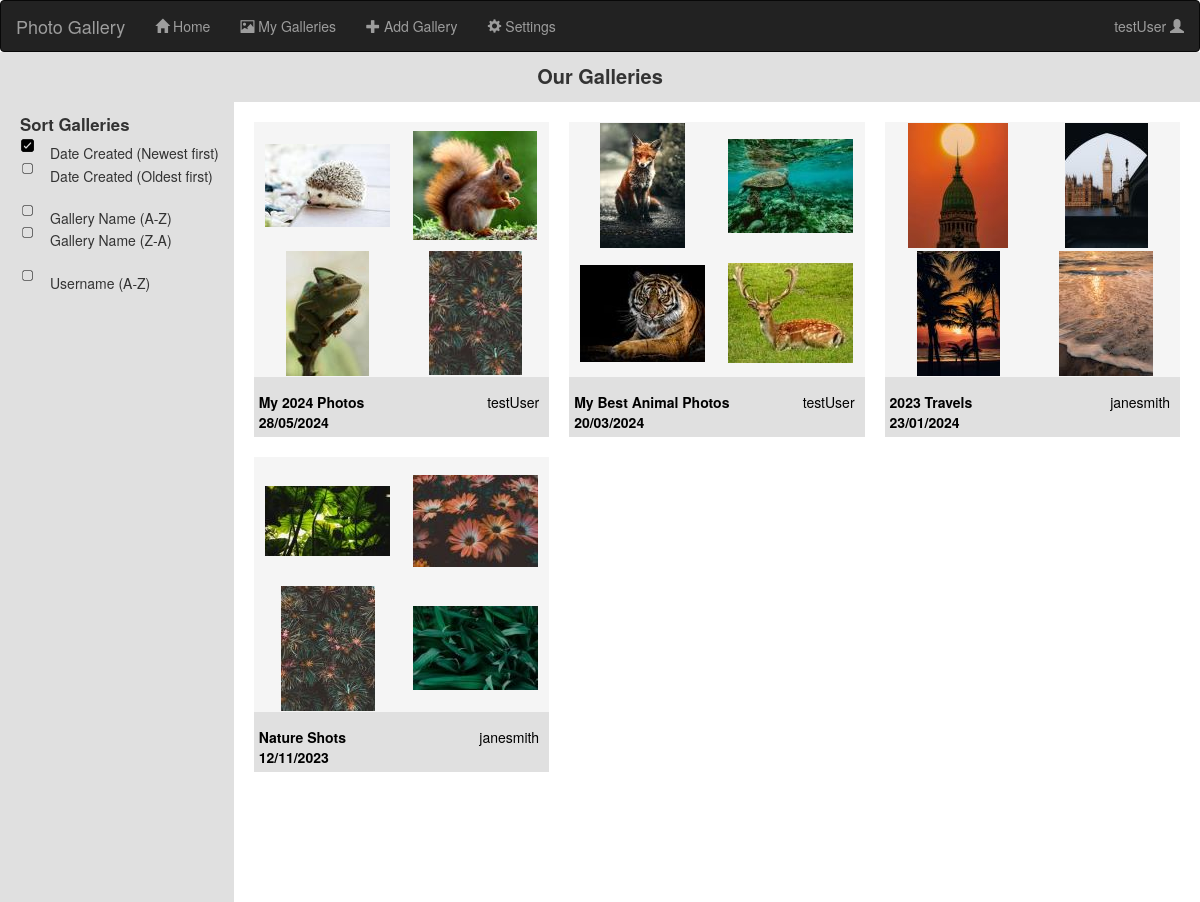
The page / (signed in) on the database its author committed.
### app.py (models this page shows, shortened)
class User(UserMixin, db.Model):
    __tablename__ = 'users'
    __bind_key__ = 'users'
    id = db.Column(db.Integer, primary_key = True)
    fname = db.Column(db.String(32))
    lname = db.Column(db.String(32))
    email = db.Column(db.String(300), unique = True)
    username = db.Column(db.String(24))
    passwordHash = db.Column(db.String(128))
    galleries = db.relationship('Gallery', backref='user')

class Photo(db.Model):
    __tablename__ = 'photos'
    __bind_key__ = 'photos'
    id = db.Column(db.Integer, primary_key=True)
    galleryId = db.Column(db.Integer, db.ForeignKey(Gallery.id))
    photoURL = db.Column(db.String(32))
    thumbnailURL = db.Column(db.String(32))

class Gallery(db.Model):
    __tablename__ = 'galleries'
    id = db.Column(db.Integer, primary_key=True)
    userId = db.Column(db.Integer, db.ForeignKey(User.id))
    numPhotos = db.Column(db.Integer)
    title = db.Column(db.String(40))
    dateCreated = db.Column(db.Date)
    dateLastEdited = db.Column(db.Date)
    description = db.Column(db.Text)
    photos = db.relationship('Photo', backref='gallery')

### app.py (the view)
@app.route("/")
def homePage():
    sortVar = request.args.get("sortGalls", "name")
    sortedGalls = galleries.copy()
    if sortVar == "DateNtoO":
        sortedGalls = dict(sorted(sortedGalls.items(), key=lambda item: item[1]['dateCreated'], reverse = True))
    elif sortVar == "DateOtoN":
        sortedGalls = dict(sorted(sortedGalls.items(), key=lambda item: item[1]['dateCreated']))
    elif sortVar == "AlphaAtoZ":
        sortedGalls = dict(sorted(sortedGalls.items(), key=lambda item: item[1]['title'].lower()))
    elif sortVar == "AlphaZtoA":
        sortedGalls = dict(sorted(sortedGalls.items(), key=lambda item: item[1]['title'].lower(), reverse = True))
    elif sortVar == "username":
        sortedGalls = dict(sorted(sortedGalls.items(), key=lambda item: users[item[1]['userId']]['username']))
    else:
        sortedGalls = dict(sorted(sortedGalls.items(), key=lambda item: item[1]['dateCreated'], reverse= True))
    print(sortedGalls)
    return render_template('index.html', galleries = sortedGalls, photos = photos, users = users, loggedIn = isLoggedIn(), username = getCurrentUsername())

### app.py (called while the page is built)
@lm.user_loader
def loadUser(id):
    return User.query.get(int(id))

def getCurrentUsername():
    currentUserID = session.get("userId", None)
    currentUsername = None
    if currentUserID != None:
        currentUsername = loadUser(currentUserID).username
    return currentUsername

def isLoggedIn():
    if 'loggedIn' not in session:
        session['loggedIn'] = False
        session.modified = True
    return session['loggedIn']

### templates/index.html (shortened to what this page needs)
{% extends "base.html" %}
{% block content %}
    <div class = "pageTitle">
        Our Galleries
    </div>
    <div id = "sidebar">
        <div id = "sidebarTitle">
            Sort Galleries
        </div>
        <form action="{{ url_for('homePage') }}" method = "GET" id = "sidebarForm">
            <label for = "DateNtoO" class = "sortGallsLabel">Date Created (Newest first)</label>
            <br><input type = "radio" id = "DateOtoN" name = "sortGalls" value = "DateOtoN" onchange="this.form.submit()"  {{ 'checked' if request.args.get('sortGalls') == 'DateOtoN' else '' }}>
            <label for = "DateOtoN" class = "sortGallsLabel">Date Created (Oldest first)</label>
            <br>
            <br><input type = "radio" id = "AlphaAtoZ" name = "sortGalls" value = "AlphaAtoZ" onchange="this.form.submit()"  {{ 'checked' if request.args.get('sortGalls') == 'AlphaAtoZ' else '' }}>
            <label for = "AlphaAtoZ" class = "sortGallsLabel">Gallery Name (A-Z)</label>
            <br><input type = "radio" id = "AlphaZtoA" name = "sortGalls" value = "AlphaZtoA" onchange="this.form.submit()"  {{ 'checked' if request.args.get('sortGalls') == 'AlphaZtoA' else '' }}>
            <label for = "AlphaZtoA" class = "sortGallsLabel">Gallery Name (Z-A)</label>
            <br>
            <br><input type = "radio" id = "username" name = "sortGalls" value = "username" onchange="this.form.submit()"  {{ 'checked' if request.args.get('sortGalls') == 'username' else '' }}>
            <label for = "username" class = "sortGallsLabel">Username (A-Z)</label>
        </form>
    </div>
    <div id = "galleries">
    {% for key in galleries %}
        {% set gallery = galleries[key] %}
        {% set numPhotos = gallery['numPhotos'] %}
        {% set photosList = gallery['photos'] %}
        <div class = "galleryPreview">
            <a href = "{{ url_for('viewGallery', galleryID = gallery['id'])}}">
                <div class = "photosPreview">
                    {% for i in range(4) %}
                        <div class = "thumbnailPhoto">
                            {% set photoURL = photos[photosList[(i%numPhotos)]]['thumbnailURL'] %}
                            <img src="{{photoURL}}">
                        </div>
                    {% endfor %}
                </div>
                <div class = "previewDetails">
                    <div class = "previewTitleDate">
                        {{gallery['title']}}
                        <br>
                        {{gallery['dateCreated'].strftime('%d/%m/%Y')}}
                    </div>
                    <div class = "previewUser">
                        {{users[gallery['userId']]['username']}}
                    </div>
                </div>
            </a>
        </div>
    {% endfor %}
    </div>
{% endblock %}

### templates/base.html (shortened to what this page needs)
{% extends "bootstrap/base.html" %}
{% block head %}
    <link rel = "stylesheet" href = "../static/style.css">
    <link rel="stylesheet" href="https://cdn.jsdelivr.net/npm/bootstrap@3.3.7/dist/css/bootstrap.min.css">
{% endblock %}
{% block body %}
<nav class="navbar navbar-inverse" id = "navbar">
    <div class="container-fluid">
        <div class="navbar-header">
            <a class="navbar-brand" href="#">Photo Gallery</a>
        </div>
        <ul class="nav navbar-nav">
            <li><a href="{{ url_for('homePage') }}"><span class="glyphicon glyphicon-home"></span> Home</a></li>
            <li><a href="{{ url_for('myGalleries') }}"><span class="glyphicon glyphicon-picture"></span> My Galleries</a></li>
            <li><a href="{{ url_for('addGallery') }}"><span class="glyphicon glyphicon-plus"></span> Add Gallery</a></li>
            <li><a href="{{ url_for('settings') }}"><span class="glyphicon glyphicon-cog"></span> Settings</a></li>
        </ul>
        <ul class="nav navbar-nav navbar-right">
            {% if loggedIn == False %}
                <li><a href="{{ url_for('register') }}"><span class="glyphicon glyphicon-user"></span> Sign Up</a></li>
                <li><a href="{{ url_for('login') }}"><span class="glyphicon glyphicon-log-in"></span> Login</a></li>
            {% elif loggedIn == True %}
                <li onmouseenter="showPopup()" onmouseleave="hidePopup()"><a href="#">{{username}} <span class="glyphicon glyphicon-user"></span></a></li>
            {% endif %}
        </ul>
    </div>
</nav>
    {% block content %}{% endblock %}
{% endblock %}

### static/style.css (style rules this page uses)
:root { --lightBackground: #F5F5F5; --darkBackground: #E0E0E0; }
#navbar { margin-bottom: 0; }
.pageTitle { margin: auto; font-size: 20px; background-color: var(--darkBackground); text-align: center; font-weight: bold; height: 50px; padding-top: 10px; }
#galleries { display:grid; grid-gap: 20px; grid-template-columns: repeat(auto-fit, minmax(250px, 1fr)); padding: 20px; width: minmax(80%, calc(100%-250px)) }
.galleryPreview { background-color: var(--darkBackground); }
.photosPreview { display: grid; grid-template-rows: repeat(2, 1fr); grid-template-columns: repeat(2, minmax(125px, 1fr)); grid-auto-columns: auto auto; place-items: center; margin: auto; margin-bottom: 10px; height: 255px; background-color: var(--lightBackground); }
.previewTitleDate { float:left; font-weight: bold; padding: 5px; }
.previewUser { float: right; padding: 5px; padding-right: 10px; }
.previewDetails { color: black; margin-bottom: 50px; }
#sidebar { width: minmax(250px, 15%); background-color: var(--darkBackground); float: left; padding: 10px; padding-left: 20px; height: 100vh; }
#sidebarTitle { font-weight: bold; font-size: 1.2em; }
.sortGallsLabel { font-weight: normal; }
#sidebarForm label { padding-bottom: 10px; }
#sidebar input[type="radio"] + label { background-image: url('unchecked.png'); height: 15px; display: inline-block; padding: 5px; padding-left: 30px; vertical-align: middle; background-size: contain; background-repeat: no-repeat; }
#sidebar input[type="radio"]:checked + label { background-image: url('checked.png'); vertical-align: middle; height: 15px; }

### rows shown on the page
User: username "testUser", username "testUser" "testUser"
Photo: thumbnailURL (picture)
Photo: thumbnailURL (picture)
Photo: thumbnailURL (picture)
Photo: thumbnailURL (picture)
Gallery: title "My 2024 Photos", dateCreated "28/05/2024"
Photo: thumbnailURL (picture)
Photo: thumbnailURL (picture)
Photo: thumbnailURL (picture)
Photo: thumbnailURL (picture)
Gallery: title "My Best Animal Photos", dateCreated "20/03/2024"
Photo: thumbnailURL (picture)
Photo: thumbnailURL (picture)
Photo: thumbnailURL (picture)
Photo: thumbnailURL (picture)
Gallery: title "2023 Travels", dateCreated "23/01/2024"
User: username "janesmith" "janesmith"
Photo: thumbnailURL (picture)
Photo: thumbnailURL (picture)
Photo: thumbnailURL (picture)
Photo: thumbnailURL (picture)
Gallery: title "Nature Shots", dateCreated "12/11/2023"
